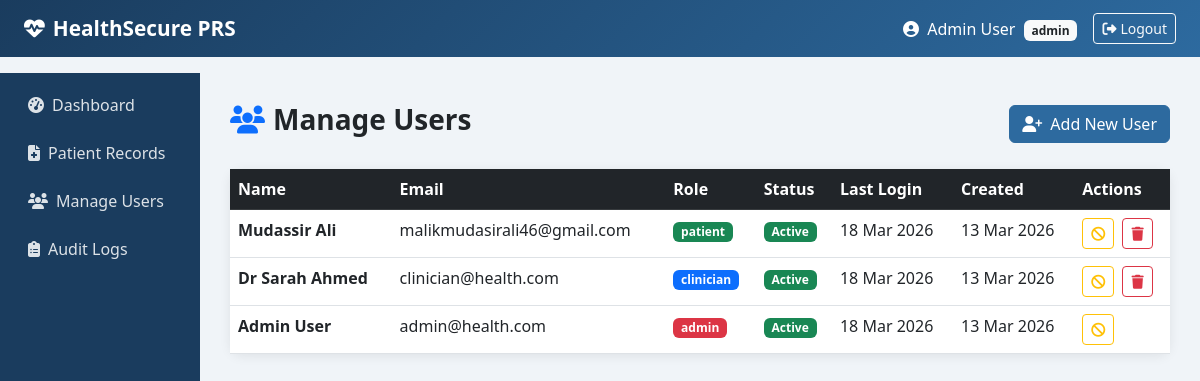
Page /admin/manage-users (signed in) on the committed database.
### models.py (models this page shows, shortened)
class User(UserMixin, db.Model):
    __tablename__ = 'users'
    id = db.Column(db.Integer, primary_key=True)
    full_name = db.Column(db.String(100), nullable=False)
    email = db.Column(db.String(120), unique=True, nullable=False)
    password_hash = db.Column(db.String(255), nullable=False)
    role = db.Column(db.String(20), nullable=False, default='patient')
    is_active = db.Column(db.Boolean, default=True)
    created_at = db.Column(db.DateTime, default=datetime.utcnow)
    last_login = db.Column(db.DateTime, nullable=True)

### routes/admin.py (the view)
@admin_bp.route('/manage-users')
@login_required
@admin_required
def manage_users():
    users = User.query.order_by(User.created_at.desc()).all()
    return render_template('admin/manage_users.html', users=users)

### extensions.py (called while the page is built)
@login_manager.user_loader
def load_user(user_id):
    from models import User
    return User.query.get(int(user_id))

### routes/admin.py (called while the page is built)
def admin_required(f):
    from functools import wraps
    @wraps(f)
    def decorated(*args, **kwargs):
        if current_user.role != 'admin':
            flash('Admin access required.', 'danger')
            return redirect(url_for('auth.dashboard'))
        return f(*args, **kwargs)
    return decorated

### templates/admin/manage_users.html (shortened to what this page needs)
{% extends 'shared/base.html' %}
{% block content %}
<div class="d-flex justify-content-between align-items-center mb-4">
    <h3 class="fw-bold">
        <i class="fas fa-users me-2 text-primary"></i>Manage Users
    </h3>
    <a href="{{ url_for('auth.register') }}" class="btn btn-primary">
        <i class="fas fa-user-plus me-2"></i>Add New User
    </a>
</div>
<div class="card">
    <div class="table-responsive">
        <table class="table table-hover mb-0">
            <thead class="table-dark">
                <tr>
                    <th>Name</th>
                    <th>Email</th>
                    <th>Role</th>
                    <th>Status</th>
                    <th>Last Login</th>
                    <th>Created</th>
                    <th>Actions</th>
                </tr>
            </thead>
            <tbody>
                {% for user in users %}
                <tr>
                    <td class="fw-semibold">{{ user.full_name }}</td>
                    <td>{{ user.email }}</td>
                    <td>
                        <span class="badge bg-{{
                            'danger' if user.role == 'admin'
                            else 'primary' if user.role == 'clinician'
                            else 'success' }}">
                            {{ user.role }}
                        </span>
                    </td>
                    <td>
                        <span class="badge bg-{{ 'success' if user.is_active else 'secondary' }}">
                            {{ 'Active' if user.is_active else 'Inactive' }}
                        </span>
                    </td>
                    <td>{{ user.last_login.strftime('%d %b %Y') if user.last_login else 'Never' }}</td>
                    <td>{{ user.created_at.strftime('%d %b %Y') if user.created_at else '—' }}</td>
                    <td>
                        <a href="{{ url_for('admin.toggle_user', user_id=user.id) }}"
                           class="btn btn-sm btn-outline-{{ 'warning' if user.is_active else 'success' }} me-1"
                           title="{{ 'Deactivate User' if user.is_active else 'Activate User' }}"
                           data-bs-toggle="tooltip"
                           onclick="return confirm('{{ 'Deactivate' if user.is_active else 'Activate' }} this user?')">
                          <i class="fas fa-{{ 'ban' if user.is_active else 'check' }}"></i>
                        </a>
                        {% if user.id != current_user.id %}
                       <a href="{{ url_for('admin.delete_user', user_id=user.id) }}"
                          class="btn btn-sm btn-outline-danger"
                          title="Delete User Permanently"
                          data-bs-toggle="tooltip"
                          onclick="return confirm('Permanently delete this user?')">
                         <i class="fas fa-trash"></i>
                       </a>
                        {% endif %}
                    </td>
                </tr>
                {% endfor %}
            </tbody>
        </table>
    </div>
</div>
{% endblock %}

### templates/shared/base.html (shortened to what this page needs)
<!DOCTYPE html>
<html lang="en">
<head>
    <link href="https://cdn.jsdelivr.net/npm/bootstrap@5.3.0/dist/css/bootstrap.min.css" rel="stylesheet">
    <link href="https://cdnjs.cloudflare.com/ajax/libs/font-awesome/6.4.0/css/all.min.css" rel="stylesheet">
</head>
<body>
<nav class="navbar navbar-expand-lg">
    <div class="container-fluid px-4">
        <a class="navbar-brand" href="#">
            <i class="fas fa-heartbeat me-2"></i>HealthSecure PRS
        </a>
        {% if current_user.is_authenticated %}
        <div class="ms-auto d-flex align-items-center">
            <span class="text-white me-3">
                <i class="fas fa-user-circle me-1"></i>
                {{ current_user.full_name }}
                <span class="badge bg-light text-dark ms-1">{{ current_user.role }}</span>
            </span>
            <a href="{{ url_for('auth.logout') }}" class="btn btn-outline-light btn-sm"><i class="fas fa-sign-out-alt me-1"></i>Logout</a>
        </div>
        {% endif %}
    </div>
</nav>
{% if current_user.is_authenticated %}
<div class="container-fluid">
    <div class="row">
        <div class="col-md-2 p-0 sidebar">
            <nav class="nav flex-column mt-2">
                {% if current_user.role == 'admin' %}
                    <a class="nav-link" href="{{ url_for('admin.dashboard') }}"><i class="fas fa-tachometer-alt me-2"></i>Dashboard</a>
                    <a class="nav-link" href="{{ url_for('records.list_records') }}"><i class="fas fa-file-medical me-2"></i>Patient Records</a>
                    <a class="nav-link" href="{{ url_for('admin.manage_users') }}"><i class="fas fa-users me-2"></i>Manage Users</a>
                    <a class="nav-link" href="{{ url_for('admin.audit_logs') }}"><i class="fas fa-clipboard-list me-2"></i>Audit Logs</a>
                {% endif %}
            </nav>
        </div>
        <div class="col-md-10 main-content">
            {% block content %}{% endblock %}
        </div>
    </div>
</div>
{% endif %}
</body>
</html>

### templates/shared/base.html (style rules this page uses)
body { background-color: #f0f4f8; font-family: 'Segoe UI', sans-serif; }
.navbar { background: linear-gradient(135deg, #1a3c5e, #2d6a9f); }
.navbar-brand { font-weight: 700; font-size: 1.3rem; color: white !important; }
.nav-link { color: rgba(255,255,255,0.85) !important; }
.card { border: none; border-radius: 12px; box-shadow: 0 2px 12px rgba(0,0,0,0.08); }
.btn-primary { background: #2d6a9f; border-color: #2d6a9f; }
.sidebar { background: #1a3c5e; min-height: calc(100vh - 56px); padding-top: 20px; }
.sidebar .nav-link { color: rgba(255,255,255,0.75); padding: 10px 20px; border-radius: 8px; margin: 2px 8px; }
.main-content { padding: 30px; }

### rows in the picture
User: full_name "Admin User", role "admin", email "admin@health.com", is_active "Active", last_login "18 Mar 2026", created_at "13 Mar 2026"
User: full_name "Mudassir Ali", email "malikmudasirali46@gmail.com", role "patient", is_active "Active", last_login "18 Mar 2026", created_at "13 Mar 2026"
User: full_name "Dr Sarah Ahmed", email "clinician@health.com", role "clinician", is_active "Active", last_login "18 Mar 2026", created_at "13 Mar 2026"
